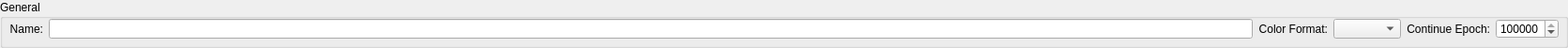
   <widget class="QGroupBox" name="general">
    <property name="geometry">
     <rect>
      <x>10</x>
      <y>20</y>
      <width>1671</width>
      <height>51</height>
     </rect>
    </property>
    <property name="title">
     <string>General</string>
    </property>
    <widget class="QWidget" name="gridLayoutWidget">
     <property name="geometry">
      <rect>
       <x>10</x>
       <y>20</y>
       <width>1651</width>
       <height>21</height>
      </rect>
     </property>
     <layout class="QGridLayout" name="gridLayout" columnstretch="0,0,0,0,0,0,0">
      <item row="0" column="0">
       <widget class="QLabel" name="label_5">
        <property name="sizePolicy">
         <sizepolicy hsizetype="Minimum" vsizetype="Preferred">
          <horstretch>0</horstretch>
          <verstretch>0</verstretch>
         </sizepolicy>
        </property>
        <property name="text">
         <string>Name:</string>
        </property>
        <property name="alignment">
         <set>Qt::AlignRight|Qt::AlignTrailing|Qt::AlignVCenter</set>
        </property>
       </widget>
      </item>
      <item row="0" column="4">
       <widget class="QComboBox" name="colorFormatComboBox"/>
      </item>
      <item row="0" column="3">
       <widget class="QLabel" name="label">
        <property name="sizePolicy">
         <sizepolicy hsizetype="Minimum" vsizetype="Preferred">
          <horstretch>0</horstretch>
          <verstretch>0</verstretch>
         </sizepolicy>
        </property>
        <property name="text">
         <string>Color Format:</string>
        </property>
        <property name="alignment">
         <set>Qt::AlignRight|Qt::AlignTrailing|Qt::AlignVCenter</set>
        </property>
       </widget>
      </item>
      <item row="0" column="6">
       <widget class="QSpinBox" name="continueEpochSpinBox">
        <property name="minimum">
         <number>1</number>
        </property>
        <property name="maximum">
         <number>999999999</number>
        </property>
        <property name="value">
         <number>999999999</number>
        </property>
       </widget>
      </item>
      <item row="0" column="5">
       <widget class="QLabel" name="label_6">
        <property name="sizePolicy">
         <sizepolicy hsizetype="Minimum" vsizetype="Preferred">
          <horstretch>0</horstretch>
          <verstretch>0</verstretch>
         </sizepolicy>
        </property>
        <property name="text">
         <string>Continue Epoch:</string>
        </property>
        <property name="alignment">
         <set>Qt::AlignRight|Qt::AlignTrailing|Qt::AlignVCenter</set>
        </property>
       </widget>
      </item>
      <item row="0" column="2">
       <widget class="QLineEdit" name="nameLineEdit">
        <property name="readOnly">
         <bool>false</bool>
        </property>
       </widget>
      </item>
     </layout>
    </widget>
   </widget>
